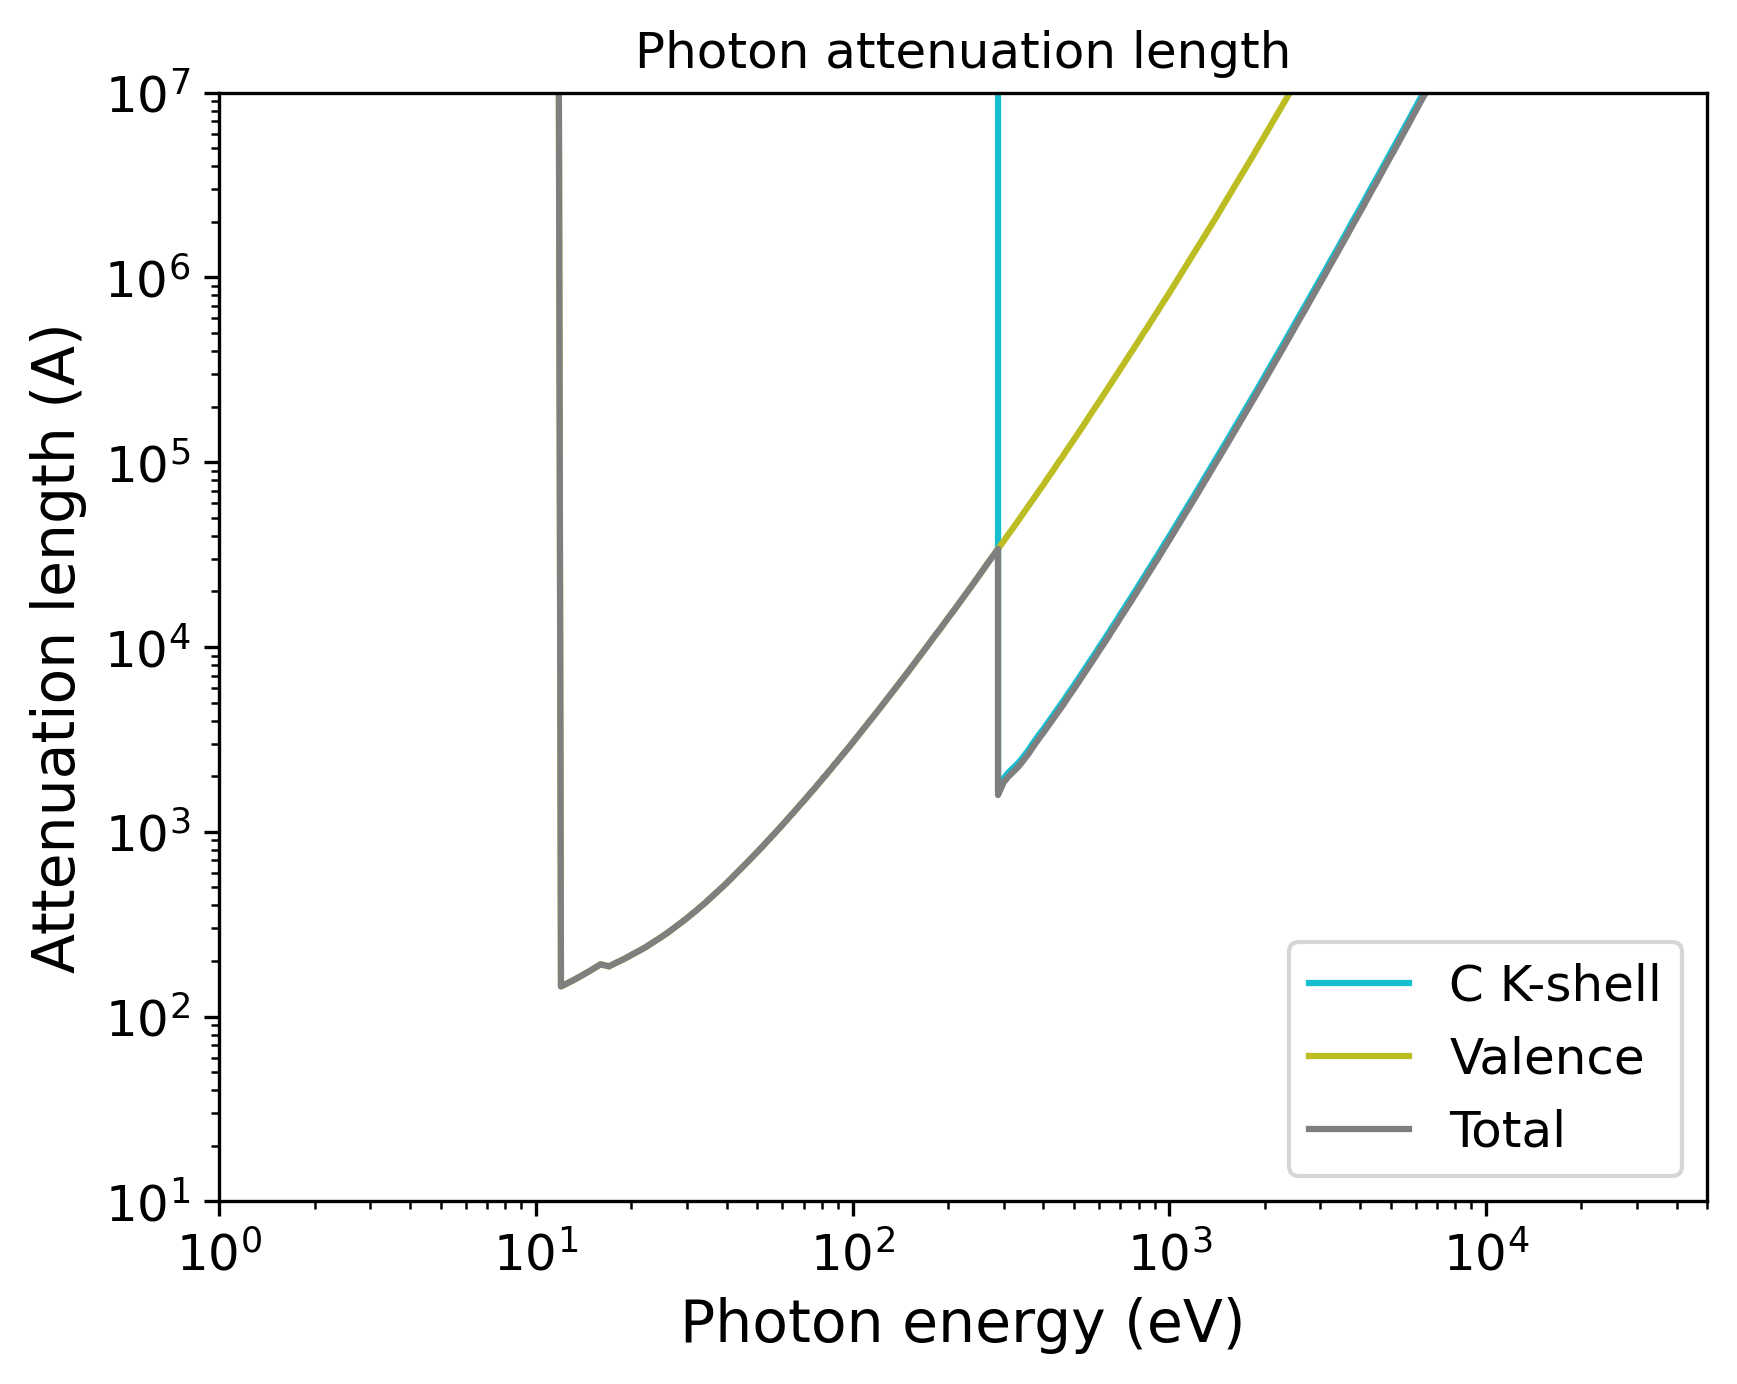

Write Python code to recreate this figure.
import pandas as pd
import numpy as np
import matplotlib.pyplot as plt
import matplotlib.cm as cm
# Set the format:
plt.xlabel("Photon energy (eV)", fontsize=14)
plt.ylabel("Attenuation length (A)", fontsize=14)
plt.xticks(fontsize=12)
plt.yticks(fontsize=12)
plt.grid(False)
# Set the axes:
# Read the output file:
df = pd.read_csv(r"OUTPUT_C60_Photon_IMFP.dat", sep=r'\s+', header=None, comment="#", skipinitialspace=True)
plt.xscale("log")
plt.yscale("log")
# Prepare the plot:
columns_to_plot = [ 1, 2, 3]
labels = [ "C K-shell", "Valence", "Total"]
# Create N distinct colors from a colormap
N = len(columns_to_plot)
colors = plt.cm.tab10(np.linspace(1, 0, 10))
# Set line styles:
linestyles = [ "-", "-", "-"]
for i, col in enumerate(columns_to_plot):
    color = colors[i % len(colors)]
    ls    = linestyles[i % len(linestyles)]
    label = labels[i % len(labels)]
    plt.plot(df.iloc[:, 0], df.iloc[:, col],
    color=color,
    label=label,
    linestyle=ls)
plt.xlim(1.00000000,50000.00000000)
plt.ylim(10.00000000,10000000.00000000)
plt.title("Photon attenuation length")
plt.legend(loc="best", fontsize=12)
# Save the plot in this format:
plt.savefig("OUTPUT_MFP_photon.png", dpi=300, bbox_inches="tight")
